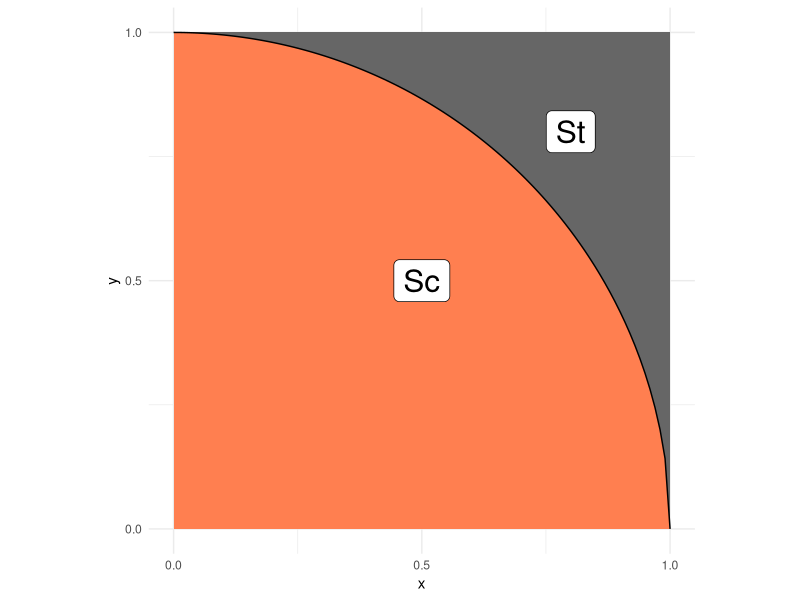
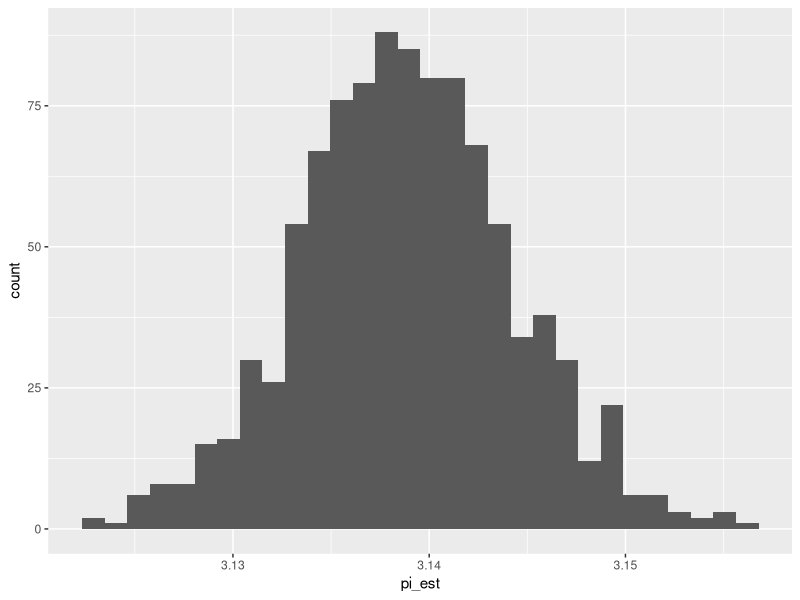

The R script that drew these images, in order:
## ---- chunk 1
library(tidyverse)
library(rsample)
## ---- chunk 2
## NOTE: No need to edit; this visual helps explain the pi estimation scheme
tibble(x = seq(0, 1, length.out = 100)) %>%
  mutate(y = sqrt(1 - x^2)) %>%

  ggplot(aes(x, y)) +
  annotate(
    "rect",
    xmin = 0, ymin = 0, xmax = 1, ymax = 1,
    fill = "grey40",
    size = 1
  ) +
  geom_ribbon(aes(ymin = 0, ymax = y), fill = "coral") +
  geom_line() +
  annotate(
    "label",
    x = 0.5, y = 0.5, label = "Sc",
    size = 8
  ) +
  annotate(
    "label",
    x = 0.8, y = 0.8, label = "St",
    size = 8
  ) +
  scale_x_continuous(breaks = c(0, 1/2, 1)) +
  scale_y_continuous(breaks = c(0, 1/2, 1)) +
  theme_minimal() +
  coord_fixed()
## ---- chunk 3
## TASK: Choose a sample size and generate samples
n <- 100000 # Choose a sample size
x <- runif(n, min = 0, max = 1)
y <- runif(n, min = 0, max = 1)

df_q1 <-
  tibble(x,y)
df_q1
## ---- chunk 4
## NOTE: Do not edit this code
# Correct sample size
assertthat::assert_that(
  dim(df_q1) %>% 
    .[[1]] == n,
  msg = "The sample size should be `n`"
)
# Correct column names
assertthat::assert_that(
  setequal(names(df_q1), c("x", "y")),
  msg = "df_q1 must include the columns `x` and `y`"
)
print("Good")
## ---- chunk 5
## TASK: Finish implementing this function
stat <- function(x, y) {
  r <- sqrt(x^2 + y^2)
  in_circle <- r <= 1
  stat <- 4 * in_circle
}
## ---- chunk 6
## TASK: Finish writing these assert statements

# Check the value for points *inside* the circle
assertthat::assert_that(
    tibble(x = 0, y = 0) %>% # Pick a point *inside* the circle
    mutate(stat = stat(x, y)) %>% 
    pull(stat) %>% 
    .[[1]] == 4,
  # ???, # Write the correct value of stat() here
  msg = "Incorrect value when a point is inside the circle"
)

# Check the value for points *outside* the circle
assertthat::assert_that(
   tibble(x = 1, y = 1) %>% # Pick a point *outside* the circle
    mutate(stat = stat(x, y)) %>% 
    pull(stat) %>% 
    .[[1]] == 0,
  # ???, # Write the correct value of stat() here
  msg = "Incorrect value when a point is outside the circle"
)
print("Your assertions passed, but make sure they're checking the right thing!")
## ---- chunk 7
## TASK: Estimate pi using your data from q1
df_q3 <-
  df_q1 %>% 
 # mutate(sum_sq = x^2 + y^2) %>% 
 # filter(sum_sq <= 1)%>% 
  #summarise(pi_est = 4 * length(sum_sq)/n)
  mutate(stat = stat(x,y)) %>% 
  summarize(pi_est = mean(stat))
df_q3
## ---- chunk 8
## NOTE: Do not edit this code
# Correct sample size
assertthat::assert_that(
  dim(df_q3) %>% 
    .[[1]] == 1,
  msg = "This result should have just one row"
)
# Correct column names
assertthat::assert_that(
  setequal(names(df_q3), c("pi_est")),
  msg = "df_q3 must include the column `pi_est`"
)
print("Good")
## ---- chunk 9
## TASK: Finish the code below
df_q4 <- 
  df_q1 %>% 
  bootstraps(., times = 1000) %>% 
  mutate(
    pi_est = map_dbl(
      splits,
      function(split_df) {
        analysis(split_df) %>% 
          # Estimate pi (pi_est) using the resampled data;
          # this should be *identical* to the
          # code you wrote for q3
          mutate(stat = stat(x,y)) %>% 
          summarize(pi_est = mean(stat)) %>%
          pull(pi_est)
      }
    )
  )

## NOTE: Do not edit; use this to visualize your results
df_q4 %>% 
  ggplot(aes(pi_est)) +
  geom_histogram()
## ---- chunk 10
## TASK: Compute a bootstrap confidence interval at the 95% level (alpha = 0.05)
z_c <- qnorm( 1 - (1 - 0.95) / 2 )

df_q5 <- 
  df_q4 %>% 
  summarize(
     sd_p = sd(pi_est),
     pi_lo = mean(pi_est) - z_c * sd(pi_est) / sqrt(length(pi_est)),
     pi_hi = mean(pi_est) + z_c * sd(pi_est) / sqrt(length(pi_est))
  )

df_q5
## ---- chunk 11
df_q1 %>%
     mutate(stat = stat(x,y)) %>% 
     summarize(
     mean_pi = mean(stat),
     sd_pi = sd(stat),
     z_c = qnorm( 1 - (1 - 0.95) / 2 ),
     pi_lo = mean_pi - z_c * sd_pi / sqrt(length(stat)),
     pi_hi = mean_pi + z_c * sd_pi / sqrt(length(stat))
  )
